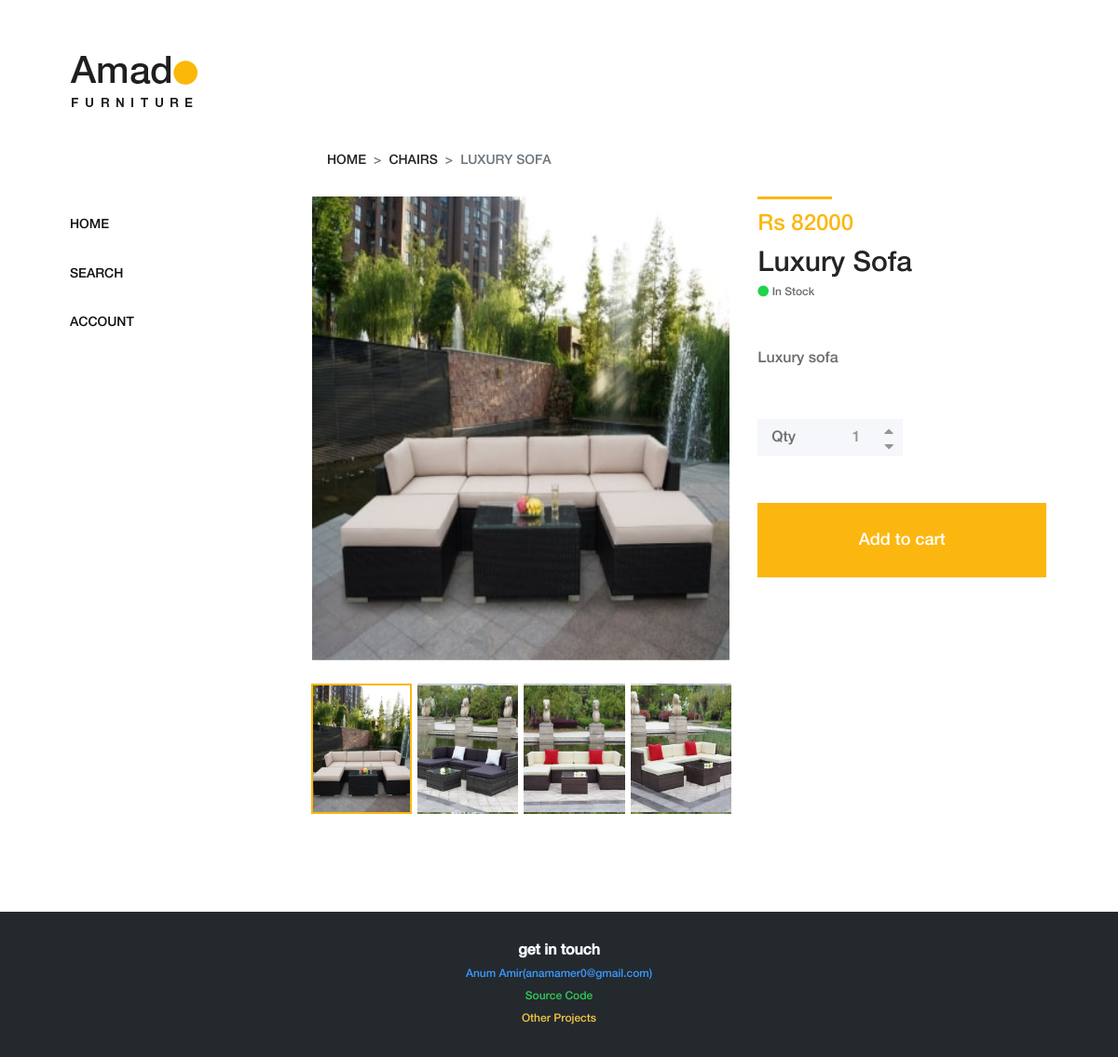
The app's page /productDetails.php?product_id=3 with its own data.
### tables this page shows
CREATE TABLE `categories` (
  `id` int(11) NOT NULL,
  `name` varchar(255) NOT NULL,
  `category_status` int(11) NOT NULL DEFAULT '1'
);

CREATE TABLE `products` (
  `id` int(11) NOT NULL,
  `category_id` int(11) NOT NULL,
  `brand` varchar(255) NOT NULL,
  `brand_soundex` varchar(255) NOT NULL,
  `name` varchar(255) NOT NULL,
  `name_soundex` varchar(255) NOT NULL,
  `description` text NOT NULL,
  `price` int(11) NOT NULL,
  `quantity` int(11) NOT NULL,
  `product_status` int(11) NOT NULL DEFAULT '1'
);

### productDetails.php (the view, shortened to what this page needs)
<?php
require_once 'connect.php';
if (isset($_GET['product_id'])) {
$product_id = $_GET['product_id'];
$productQuery = "SELECT * FROM products WHERE id = $product_id";
$productQueryResult = mysqli_query($dbConnect, $productQuery);
if (mysqli_num_rows($productQueryResult) > 0) {
    while ($product = $productQueryResult->fetch_assoc()) {
        $category_id= $product['category_id'];
        $productName = $product['name'];
        $productPrice = $product['price'];
        $productDescription = $product['description'];
        $productQuantity = $product['quantity'];
    }
}
$categoryQuery = "SELECT * FROM categories WHERE id = $category_id";
$categoryQueryResult = mysqli_query($dbConnect, $categoryQuery);
if (mysqli_num_rows($categoryQueryResult) > 0) {
    while ($category = $categoryQueryResult->fetch_assoc()) {
        $categoryName = $category['name'];
    }
}
$productImageQuery = "SELECT * FROM product_images WHERE product_id = $product_id";
$productImageQueryResult = mysqli_query($dbConnect, $productImageQuery);
if (mysqli_num_rows($productImageQueryResult) > 0) {
    $productImageName = [];
    while ($productImage = $productImageQueryResult->fetch_assoc()) {
        $productImageName[] = $productImage['image_name'];
    }
}
}
?>
<!DOCTYPE html>
<html lang="en">
<head>
<?php
include 'includes/amado/head.php';
?>
</head>
<body>
    <div class="main-content-wrapper d-flex clearfix">
<?php
include_once 'includes/amado/sideNavBar.php';
?>
        <div class="single-product-area section-padding-100 clearfix">
            <div class="container-fluid">
                <div class="row">
                    <div class="col-12">
                        <nav aria-label="breadcrumb">
                            <ol class="breadcrumb mt-50">
                                <li class="breadcrumb-item"><a href="/">Home</a></li>
                                <li class="breadcrumb-item"><a href="products.php?category_id=<?php echo $category_id?>"><?php echo ucwords($categoryName) ?></a></li>
                                <li class="breadcrumb-item active" aria-current="page"><?php echo ucwords($productName) ?></li>
                            </ol>
                        </nav>
                    </div>
                </div>
                <div class="row">
                    <div class="col-12 col-lg-7">
                        <div class="single_product_thumb">
                            <div id="product_details_slider" class="carousel slide" data-ride="carousel">
                                <ol class="carousel-indicators">
                                    <li class="active" data-target="#product_details_slider" data-slide-to="0" style="background-image: url(myAssets/images/productImages/<?php echo $productImageName['0']?>);">
                                    </li>
                                    <li data-target="#product_details_slider" data-slide-to="1" style="background-image: url(myAssets/images/productImages/<?php echo $productImageName['1']?>);">
                                    </li>
                                    <li data-target="#product_details_slider" data-slide-to="2" style="background-image: url(myAssets/images/productImages/<?php echo $productImageName['2']?>);">
                                    </li>
                                    <li data-target="#product_details_slider" data-slide-to="3" style="background-image: url(myAssets/images/productImages/<?php echo $productImageName['3']?>);">
                                    </li>
                                </ol>
                                <div class="carousel-inner">
                                    <div class="carousel-item active">
                                        <a class="gallery_img" href="myAssets/images/productImages/<?php echo $productImageName['0']?>">
                                            <img class="d-block w-100" src="myAssets/images/productImages/<?php echo $productImageName['0']?>" alt="First slide">
                                        </a>
                                    </div>
                                </div>
                            </div>
                        </div>
                    </div>
                    <div class="col-12 col-lg-5">
                        <div class="single_product_desc">
                            <div class="product-meta-data">
                                <div class="line"></div>
                                <p class="product-price">Rs <?php echo $productPrice ?></p>
                                <a href="product-details.html">
                                    <h6><?php echo ucwords($productName) ?></h6>
                                </a>
                                <?php if ($productQuantity != '0'){ ?>
                                <p class="avaibility"><i class="fa fa-circle"></i> In Stock</p>
                                <?php }?>
                            </div>
                            <div class="short_overview my-5">
                                <p><?php echo ucfirst($productDescription) ?></p>
                            </div>
                            <form class="cart clearfix" action="cartController.php?product_id=<?php echo $product_id?>" method="Post">
                                <div class="cart-btn d-flex mb-50">
                                    <p>Qty</p>
                                    <div class="quantity">
                                        <span class="qty-minus" onclick="var effect = document.getElementById('qty'); var qty = effect.value; if( !isNaN( qty ) &amp;&amp; qty &gt; 1 ) effect.value--;return false;"><i class="fa fa-caret-down" aria-hidden="true"></i></span>
                                        <input type="number" class="qty-text" id="qty" step="1" min="1" max="300" name="quantity" value="1">
                                        <span class="qty-plus" onclick="var effect = document.getElementById('qty'); var qty = effect.value; if( !isNaN( qty )) effect.value++;return false;"><i class="fa fa-caret-up" aria-hidden="true"></i></span>
                                    </div>
                                </div>
                                <button type="submit" name="addToCart" value="5" class="btn amado-btn">Add to cart</button>
                            </form>
                        </div>
                    </div>
                </div>
            </div>
        </div>
    </div>
    <?php
    include_once 'includes/amado/footer.php';
    ?>
</body>
</html>

### records on screen
categories: name "CHAIRS"
products: name "LUXURY SOFA", price "82000", name "Luxury Sofa", description "Luxury sofa"
